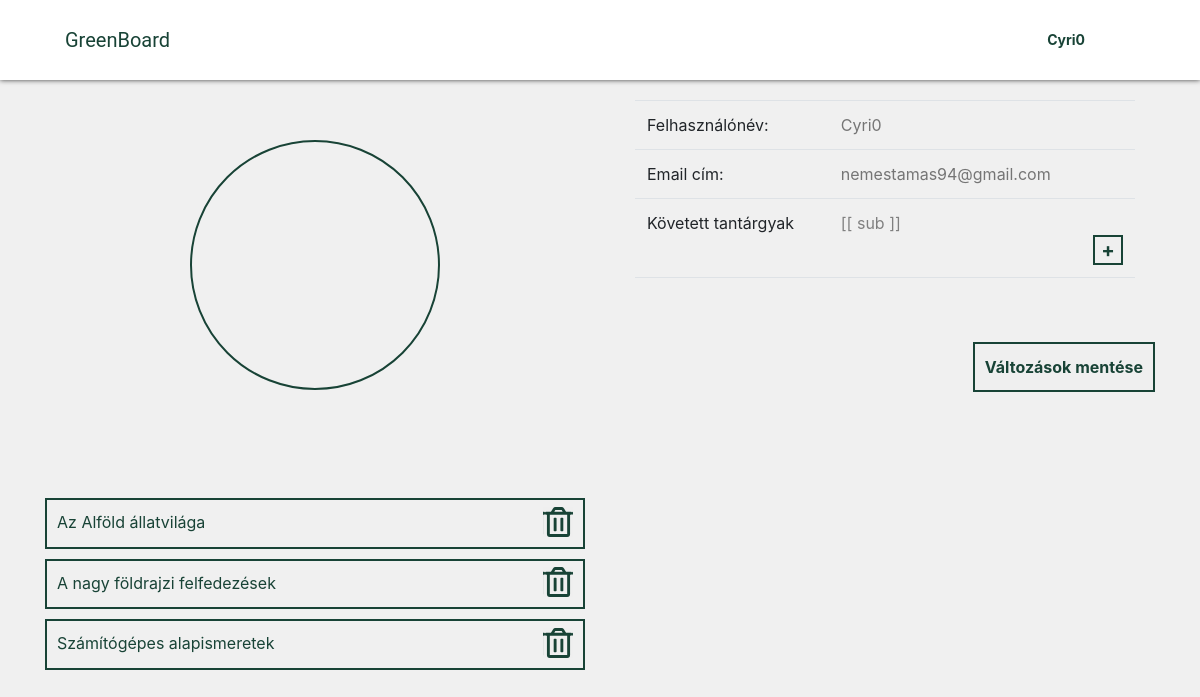
The app's page /profile (signed in), older data.
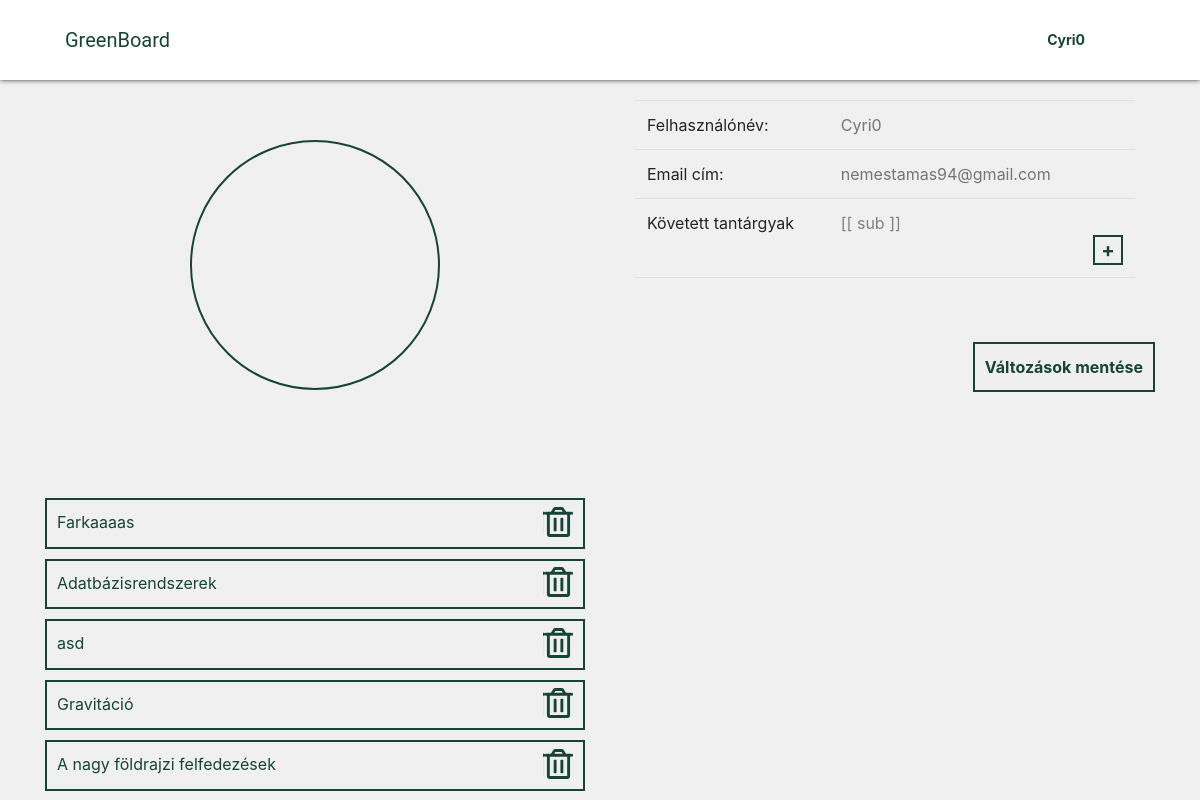
The same page, newer data.
### blogposts/models.py (models this page shows)
class BlogPost(models.Model):
    post_title = models.CharField(max_length=30)
    post_subject = models.CharField(max_length=10)
    post_content = models.TextField(default="")
    likes = models.IntegerField()
    post_author = models.IntegerField()
    file = models.FileField(blank=True)
    likers = models.TextField(blank=False, default='{ "data":[] }')
    def __str__(self):
        return self.post_title

### teachbook/views.py (the view)
def profile_view(request):
    posts = BlogPost.objects.filter(post_author=request.user.id)
    posts = reversed(list(posts))
    subjects = SchoolSubject.objects.order_by('id')
    subjects = list(subjects)
    data = {
        "picture": request.user.profile.image.url,
        "posts": posts,
        "subjects": subjects
    }
    return render(request, 'main/menu/profile.html', data)

### templates/main/menu/profile.html (shortened to what this page needs)
{% extends 'base.html' %}
{% load static %}
{% block head-content %}
<link rel="stylesheet" type="text/css" href={% static 'css/profile.css' %}>
{% endblock head-content %}
{% block content %}
{% include 'main/navbar.html' %}
<div class="container profile-container" id="profile">
    <div class="row">
        <div class="col-md-6">
            <div id="profile_pics_big" v-on:click="changeProfilePics"></div>
        </div>
        <div class="col-md-6">
                <table class="table profile-table">
                    <tr>
                        <td>Felhasználónév:</td>
                        <td>
                            <input type="text" id="username" name="username" placeholder="{{ request.user.username }}">
                        </td>
                    </tr>
                    <tr>
                        <td>Email cím:</td>
                        <td><input type="email" id="email" name="email" placeholder="{{ request.user.email }}"></td>
                    </tr>
                    <tr>
                        <td>Követett tantárgyak</td>
                        <td>
                            <div id="subjects_holder" v-for="sub in actual_subjects_text" :key="actual_subjects_text">
                                <button @click="removeSubject([[ sub ]])">[[ sub ]]</button>
                            </div>
                            <button class="add_subject" id="add_subject_btn" v-on:click="addNewSubjectVisibility()">+</button>
                        </td>
                    </tr>
                </table>
            <button v-on:click="saveChanges" class="save">Változások mentése</button>
        </div>
    </div>
    <br><br>
    <div class="row">
        <div class="col-md-6">
        {% for post in posts %}
            <div class="my_post_holder">
                <div class="my_post">
                    <div>{{ post }}</div>
                    <button class="removeBtn" v-on:click="remove({{ post.id }})"></button>
                </div>
            </div>
        {% endfor %}
        </div>
        <div class="col-md-6">
            <br><br>
        </div>
    </div>
</div>
{% endblock content %}

### templates/base.html (shortened to what this page needs)
{% load static %}
<!doctype html>
<html lang="en">
<head>
    <link rel="stylesheet" href="https://stackpath.bootstrapcdn.com/bootstrap/4.5.2/css/bootstrap.min.css"
>
    {% block head-content %}{% endblock head-content %}
</head>
<body>
    {% block content %}
    {% endblock content %}
</body>
</html>

### templates/main/navbar.html (shortened to what this page needs)
{% load static %}
<link rel="stylesheet" type="text/css" href={% static 'css/navbar.css' %}>
<nav>
  <div class="container wrapper" id="my_navbar">
    <ul>
        <li class="logo">
          <a href="{% url 'home-view' %}">
          <b>GreenBoard</b>
          </a>
        </li>
        <li class="name_holder" v-on:click="useDropdown">
          <div class="profile_pics" id="navbar_profile_pic">
          </div>
          <div class="name">
            {{ request.user.username }}
          </div>
        </li>
      </ul>
  </div>
</nav>

### static_files/css/profile.css (style rules this page uses)
body { background-color: #F0F0F0; }
.profile-container { margin-top: 100px; position: relative; }
.profile-table { max-width: 500px; margin: auto; }
.save { height: 50px; padding-right: 10px; padding-left: 10px; border: none; float: right; color: var(--dark-green); font-weight: bold; border: 2px solid var(--dark-green); transition: 0.3s; }
.table input { position: relative; border: none; padding-left: 5px; padding-right: 5px; background-color: #F0F0F0; }
#profile_pics_big { width: 250px; height: 250px; margin: auto; margin-top: 40px; margin-bottom: 50px; border-radius: 50%; border: 2px solid var(--dark-green); background-size: cover; background-position: center; }
#profile_pics_big { cursor: pointer; }
.add_subject { width: 30px; height: 30px; font-size: 20px; overflow: hidden; padding: 0px; border: 2px solid var(--dark-green); color: var(--dark-green); font-weight: bold; line-height: 15px; float: right; }
#subjects_holder button { float: left; width: 100px; margin-right: calc(100% - 100px); color: gray; border: none; margin-left: 5px; background-color: var(--transparent); text-align: left; }
.my_post_holder { width: 100%; margin-top: 10px; }
.my_post { width: 100%; min-width: 280px; margin: auto; border: 2px solid var(--dark-green); padding: 10px; display: inline-block; }
.my_post .removeBtn { width: 30px; height: 30px; float: right; margin-top: -27.5px; color: var(--dark-green); font-weight: bold; padding: 0px; text-align: center; background-image: url("../icons/trash.svg"); background-size: 90%; background-repeat: none; background-position: center; border: none; }

### static_files/css/navbar.css (style rules this page uses)
* { margin: 0; padding: 0; }
nav { position: fixed; left: 0; top: 0; width: 100%; height: 80px; z-index: 2; background-color: white; -webkit-box-shadow: 0px 0px 5px 0px rgba(0, 0, 0, 0.75); -moz-box-shadow: 0px 0px 5px 0px rgba(0, 0, 0, 0.75); box-shadow: 0px 0px 5px 0px rgba(0, 0, 0, 0.75); }
.wrapper { width: 100%; margin: 0 auto; position: relative; z-index: 99; }
.wrapper ul { list-style: none; list-style-type: none; }
.wrapper ul li { margin-top: -16px; background: white; line-height: 80px; text-align: center; float: left; color: var(--dark-green); font-size: 14px; position: relative; }
.logo { width: calc(100% - 200px); }
.logo b { float: left; margin-left: 20px; font-size: 20px; font-weight: normal; font-family: 'Roboto', sans-serif; color: var(--dark-green); }
.name_holder { width: 200px; }
.name { text-align: right; font-weight: bold; }
.profile_pics { width: 60px; height: 60px; margin: 10px; margin-right: 0px; float: right; border: 1px solid white; border-radius: 50%; z-index: 999; background-size: cover; background-position: center; background-repeat: no-repeat; }

### templates/base.html (style rules this page uses)
:root { --dark-green:#184336; --white:#F0F0F0; --orange: #FF8F42; --softorange: rgb(250, 121, 35); --transparent: rgba(255, 255, 255, 0.0); }
body { padding: 0px; margin: 0px; color: var(--dark-green); }

Row changes from the older to the newer data that the page shows:
removed BlogPost: post_title "Az Alföld állatvilága"
removed BlogPost: post_title "Számítógépes alapismeretek"
added BlogPost: post_title "Farkaaaas"
added BlogPost: post_title "Adatbázisrendszerek"
added BlogPost: post_title "asd"
added BlogPost: post_title "Gravitáció"
